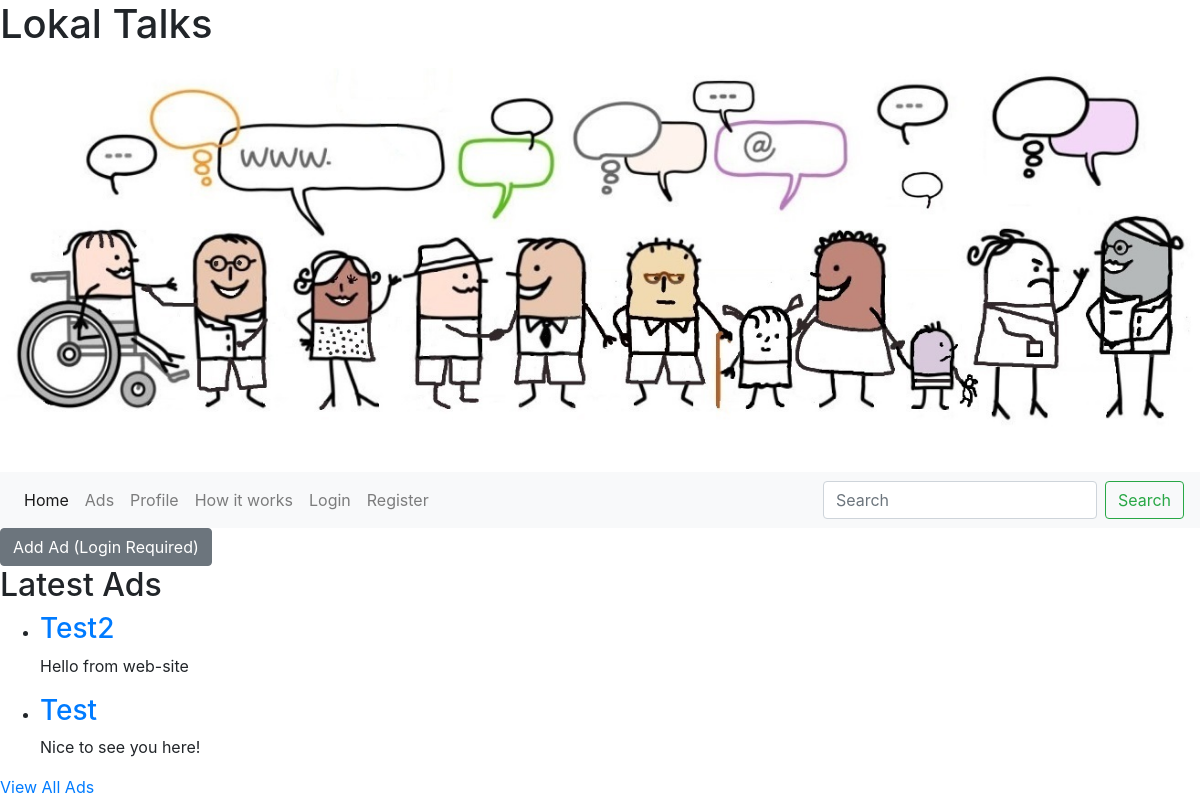
The page / on the database its author committed.
### talks/models.py (models this page shows, shortened)
class Ad(models.Model):
    title = models.CharField(max_length=200)
    description = models.TextField()
    date_posted = models.DateTimeField(auto_now_add=True)
    author = models.ForeignKey(User, on_delete=models.CASCADE)
    categories = models.ManyToManyField(Category)
    image = models.ImageField(upload_to='ads_images/', blank=True, null=True)  # New field for ad images

### talks/views.py (the view)
# urls.py: path('', HomeView.as_view(), name='home'),  # Homepage with latest ads
class HomeView(ListView):
    model = Ad
    template_name = 'talks/home.html'
    context_object_name = 'latest_ads'
    queryset = Ad.objects.all().order_by('-date_posted')[:5]

### talks/templates/talks/home.html
{% extends "talks/base.html" %}
{% block content %}
{% if user.is_authenticated %}
    <a href="{% url 'ad-create' %}" class="btn btn-primary">Add Ad</a>
{% else %}
    <a href="{% url 'login' %}" class="btn btn-secondary">Add Ad (Login Required)</a>
{% endif %}
<h2>Latest Ads</h2>
<ul>
    {% for ad in latest_ads %}
    <li>
        <h3><a href="{% url 'ad-detail' ad.pk %}">{{ ad.title }}</a></h3>
        <p>{{ ad.description|truncatewords:20 }}</p>
    </li>
    {% endfor %}
</ul>
<a href="{% url 'ad-list' %}">View All Ads</a>
{% endblock %}

### rows shown on the page
Ad: title "Test2", description "Hello from web-site"
Ad: title "Test", description "Nice to see you here!"
